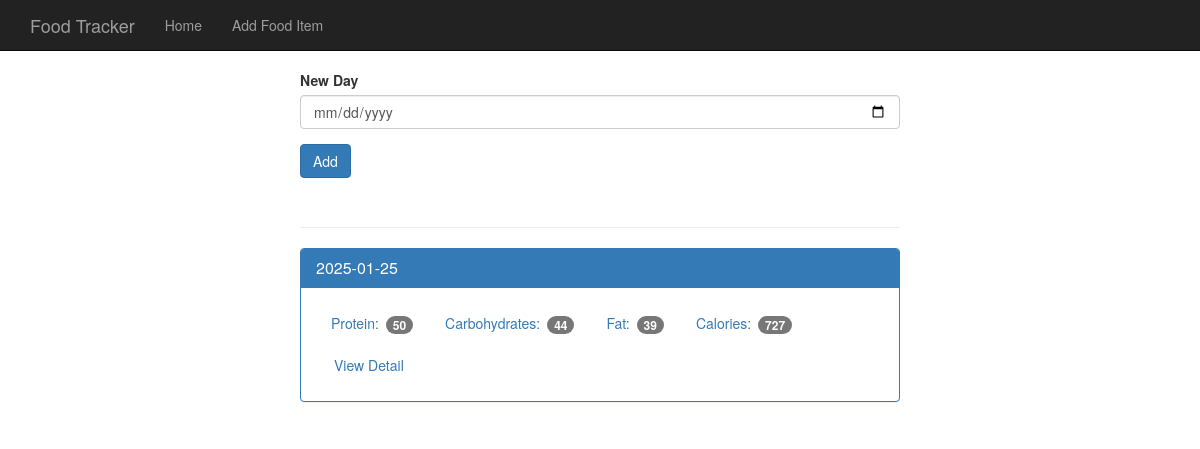
The page / on the database its author committed.
### tables this page shows
CREATE TABLE log_date (
    id integer primary key autoincrement,
    entry_date date not null
);

### app.py (the view)
@app.route('/', methods=["POST", "GET", ])
def index():
    db = get_db()
    if request.method == "POST":
        date = request.form["data"]
        db.execute("insert into log_date (entry_date) values (?)", [date, ])
        db.commit()
    cur = db.execute("select log_date.entry_date, sum(food.protein) as protein, sum(food.carbohydrates) as "
                     "carbohydrates, sum(food.fat) as fat, sum(food.calories) as "
                     "calories from log_date join food_date on food_date.log_date_id = log_date.id "
                     "join food on food.id = food_date.food_id group by log_date.id order by "
                     "log_date.entry_date desc")
    results = cur.fetchall()
    date_results = []
    for i in results:
        single_date = dict()
        single_date["entry_date"] = i["entry_date"]
        single_date["protein"] = i["protein"]
        single_date["carbohydrates"] = i["carbohydrates"]
        single_date["fat"] = i["fat"]
        single_date["calories"] = i["calories"]
        date_results.append(single_date)
    return render_template("home.html", results=date_results)

### datebase.py (called while the page is built)
def connect_db():
    sql = sqlite3.connect('food_log.db')
    sql.row_factory = sqlite3.Row
    return sql

def get_db():
    if not hasattr(g, 'sqlite_db'):
        g.sqlite_db = connect_db()
    return g.sqlite_db

### templates/home.html
{% extends "base.html" %}
{% block body %}
    <div class="container theme-showcase col-sm-6 col-sm-offset-3" role="main">
      <div class="row">
        <div>
          <form method="POST" action="/">
            <div class="form-group">
              <label for="new-day">New Day</label>
              <input type="date" class="form-control" name="data" id="new-day">
            </div>
            <button type="submit" class="btn btn-primary">Add</button>
          </form>
          <div class="page-header"></div>
            {% for rez in results %}
              <div class="panel panel-primary">
                <div class="panel-heading">
                  <h3 class="panel-title">{{ rez.entry_date }}</h3>
                </div>
                <div class="panel-body">
                  <ul class="nav nav-pills" role="tablist">
                    <li><a>Protein: <span class="badge">{{ rez.protein }}</span></a></li>
                    <li><a>Carbohydrates: <span class="badge">{{ rez.carbohydrates }}</span></a></li>
                    <li><a>Fat: <span class="badge">{{ rez.fat }}</span></a></li>
                    <li><a>Calories: <span class="badge">{{ rez.calories }}</span></a></li>
                    <li><a href="{{ url_for('view', date=rez.entry_date) }}" type="button" class="btn btn-link">View Detail</a></li>
                  </ul>
                </div>
              </div>
            {% endfor %}
        </div>
      </div>
    </div>
{% endblock %}

### static/theme.css (style rules this page uses)
body { padding-top: 70px; padding-bottom: 30px; }

### rows shown on the page
log_date: entry_date "2025-01-25", protein "50", carbohydrates "44", fat "39", calories "727"
